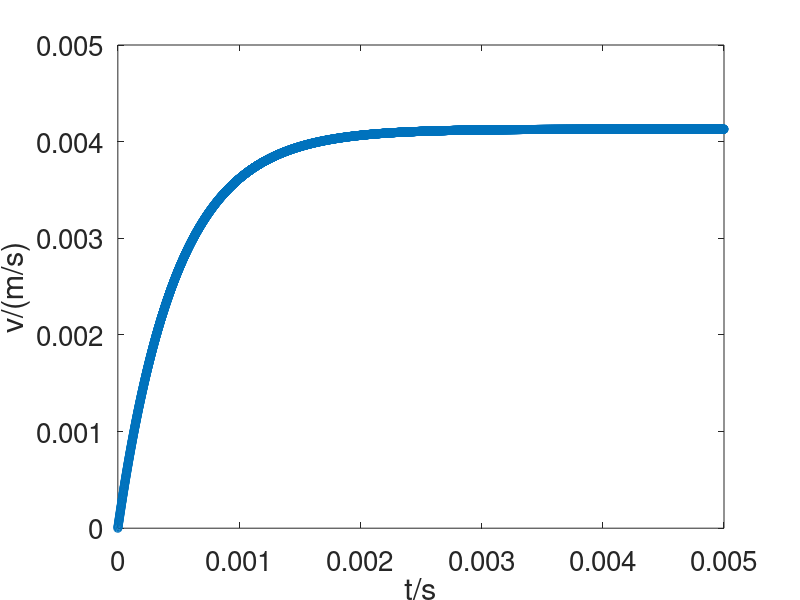
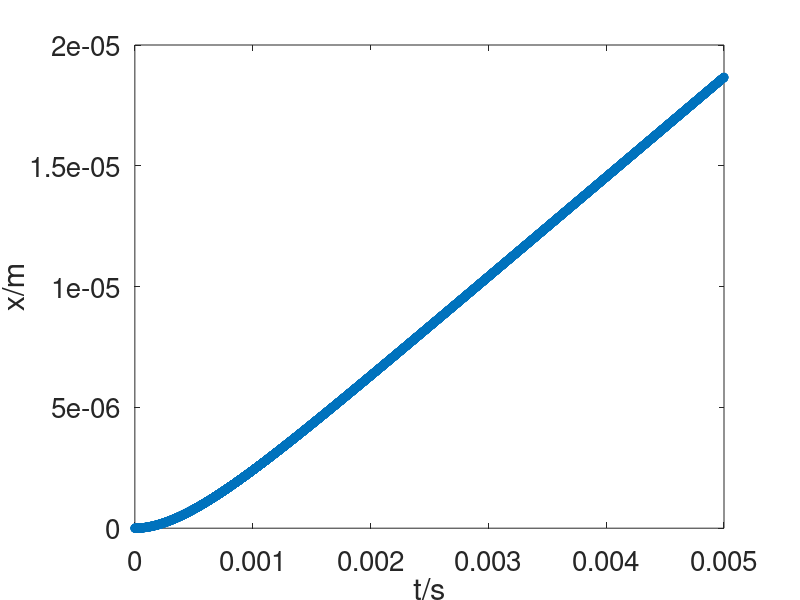

Reproduce these figures in MATLAB, in order.
pb=7900;
po=960;
g=9.794;
d=1.003/1000;
u=0.92;
j=1;
for i=0:0.000001:0.005
    v(j,1)=i;
    v(j,2)=(pb-po)*g*d^2/18/u*(1-exp(-18*u*i/pb/d^2));
    v(j,3)=(pb-po)*g*d^2/18/u*(i+1/(18*u/pb/d^2)*(exp(-18*u*i/pb/d^2)-1));
    j=j+1;
end
figure(1);
plot(v(:,1),v(:,2),'-o');
xlabel('t/s');
ylabel('v/(m/s)');
set(gca,'Fontsize',20);
saveas(gcf,'falling speed.jpeg');
figure(2);
plot(v(:,1),v(:,3),'-o');
xlabel('t/s');
ylabel('x/m');
set(gca,'Fontsize',20);
saveas(gcf,'falling distance.jpeg');